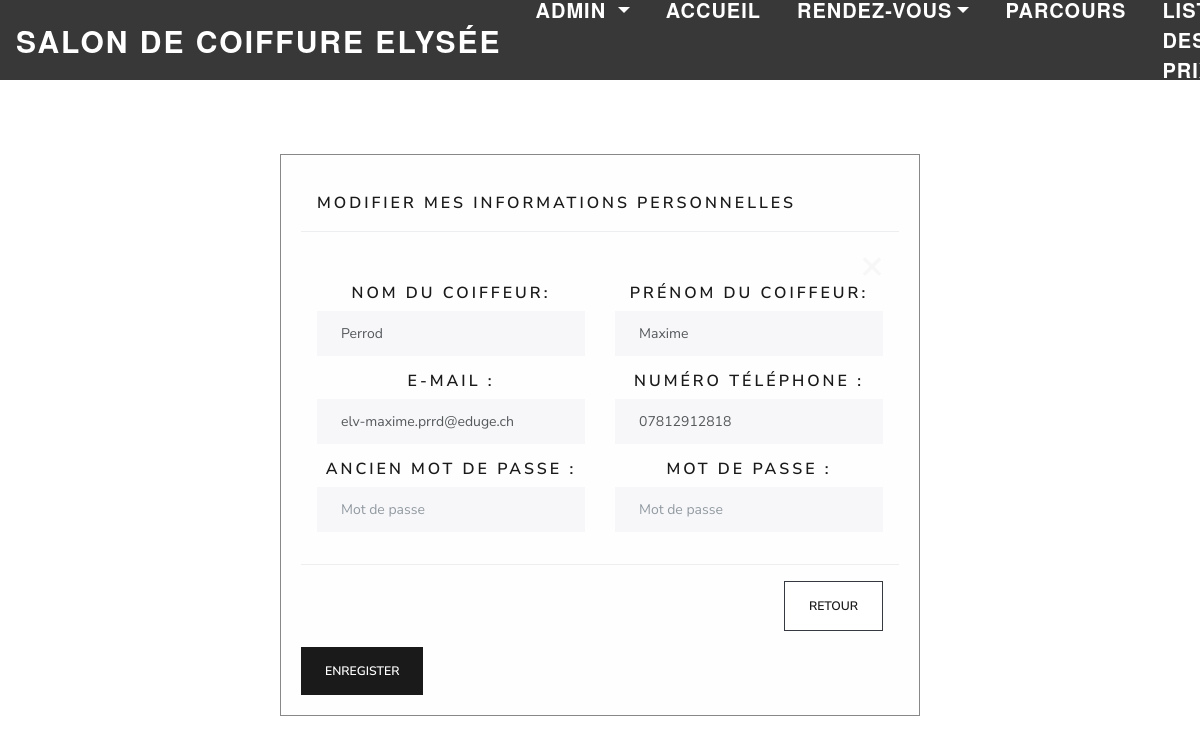
Page /ModifierInfo.php (signed in) on the committed database.
### tables this page shows
CREATE TABLE IF NOT EXISTS `ely_coiffeur` (
  `COI_ID` int(2) NOT NULL AUTO_INCREMENT,
  `COI_NOM` varchar(30) NOT NULL,
  `COI_PRENOM` varchar(30) NOT NULL,
  `COI_MAIL` varchar(70) NOT NULL,
  `COI_MDP` varchar(50) NOT NULL,
  `COI_NUMTEL` varchar(20) NOT NULL,
  `COI_PHOTO` varchar(500) DEFAULT NULL,
  `COI_POSTE` varchar(25) DEFAULT NULL,
  `COI_STATUT` varchar(25) NOT NULL DEFAULT 'ACTIF',
  PRIMARY KEY (`COI_ID`)
);

### includes/dbfunctions.php (called while the page is built, shortened)
<?php
if ($_SERVER['SERVER_NAME'] == "esig-sandbox.ch"){
    function myConnection() {
        static $dbc = null;
        if ($dbc == null) {
            try {
                $dbc = new PDO('mysql:dbname=hhva_team2020_5;host=hhva.myd.infomaniak.com', 'hhva_team2020_5', 'LBtKn32jx8');
            } catch (PDOException $e) {
                header("Location:error?message=".$e->getMessage());
            }
    }
        return $dbc;
    }
}else{
    function myConnection() {
        static $dbc = null;
        if ($dbc == null) {
            try {
                $dbc = new PDO('mysql:dbname=hhva_team2020_5;host=localhost', 'root', '');
            } catch (PDOException $e) {
                header("Location:error?message=".$e->getMessage());
            }
        }
        return $dbc;
    }
}
function getOneCoiffeurID($id)
{
    try {
        $request = myConnection()->prepare("SELECT * FROM ely_coiffeur where coi_id = :id");
        $request -> bindParam(':id',$id,PDO::PARAM_INT);
        $request->execute();
    } catch (PDOException $e) {
        header("Location:error?message=".$e->getMessage());
    }
    return $request->fetch(PDO::FETCH_ASSOC);
}

### ModifierInfo.php (the view, shortened to what this page needs)
<?php
  include('includes/header.php');
  ?>
  <div class="container-fluid" >
    <form action="ModifierInfo?idmodif=<?= $_SESSION['COI_ID']?>" method="post"  style="width:100%;margin:auto;margin-top:7%" >
    <?php
    $coiffeur= getOneCoiffeurID($_SESSION['COI_ID']);
    ?>
        <div class="modal-dialog modal-lg" role="document" >
            <div class="modal-content" >
                <div class="modal-header">
                <h5 class="modal-title" id="ModifierService">Modifier Mes Informations Personnelles <span id="nomDuService"></h5>
                <button type="button" class="close" data-dismiss="modal" aria-label="Close">
                    <span aria-hidden="true">&times;</span>
                </button>
                </div>
                <div class="modal-body text-center">
                <br>
                    <div class="row">
                    <div class="col-lg-6 col-md-12">
                        <h5>Nom du coiffeur: </h5>
                        <div class="form-group">
                        <input type="text" class="form-control" name="nom" value="<?= $coiffeur['COI_NOM'] ?>" placeholder="<?= $coiffeur['COI_NOM'] ?>">
                        </div>
                    </div>
                    <div class="col-lg-6 col-md-12">
                        <h5>Prénom du coiffeur: </h5>
                        <div class="form-group">
                        <input type="text" class="form-control" name="prenom" value="<?= $coiffeur['COI_PRENOM'] ?>" placeholder="<?= $coiffeur['COI_PRENOM']?>">
                        </div>
                    </div>
                    </div>
                    <div class="row">
                        <div class="col-lg-6 col-md-12">
                            <h5> E-mail :</h5>
                            <div class="form-group">
                            <input type="email" class="form-control" name="mail" value="<?= $coiffeur['COI_MAIL'] ?>" placeholder="<?= $coiffeur['COI_MAIL'] ?>">
                            </div>
                        </div>
                        <div class="col-lg-6 col-md-12">
                            <h5> Numéro téléphone :</h5>
                            <div class="form-group">
                            <input type="number" class="form-control" name="num" value="<?= $coiffeur['COI_NUMTEL'] ?>" placeholder="<?= $coiffeur['COI_NUMTEL'] ?>">
                            </div>
                        </div>
                    </div>
                    <div class="row">
                        <div class="col-lg-6 col-md-12">
                            <h5> Ancien mot de passe :</h5>
                            <div class="form-group">
                            <input type="password" class="form-control" name="Lastmdp" value="" placeholder="Mot de passe">
                            </div>
                        </div>
                        <div class="col-lg-6 col-md-12">
                            <h5> Mot de passe :</h5>
                            <div class="form-group">
                            <input type="password" class="form-control" name="mdp" value="" placeholder="Mot de passe">
                            </div>
                        </div>
                    </div>
                </div>
                <div class="modal-footer">
                <a href="listecoiffeur"><button type="button" name="comeback" class="btn btn-secondary border border-dark" >Retour</button></a>
                </div>
                <button type="submit" name="change" class="btn btn-primary">Enregister</button>
                </div>
            </div>
        </div>

### css/style.css (style rules this page uses)
html { font-size:100%; }
@media (min-width: 640px) { body { font-size:1rem; } }
@media (min-width:960px) { body { font-size:1.2rem; } }
@media (min-width:1100px) { body { font-size:1.5rem; } }
html { max-width: 100%; }
.modal-content { background-color: #fefefe; margin: 15% auto; padding: 20px; border: 1px solid #888; width: 80%; }
.close { color: #aaa; float: right; font-size: 28px; font-weight: bold; }
.modal-content { margin: auto; display: block; width: 80%; max-width: 700px; }
.modal-content, #caption { animation-name: zoom; animation-duration: 0.6s; }
.close { position: absolute; top: 90px; right: 35px; color: #f1f1f1; font-size: 40px; font-weight: bold; transition: 0.3s; }

### rows in the picture
ely_coiffeur: nom "Perrod", prenom "Maxime", mail "elv-maxime.prrd@eduge.ch", num "07812912818"
